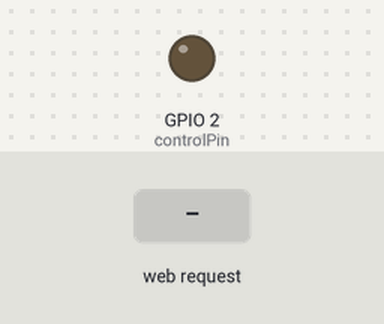
The sketch below on a simulated ESP32. On the bench: output pins drawn as LEDs (lit = HIGH). The test bench sets the inputs (shaded band). WiFi joins after 1.5 s; servers stay silent unless stated; what the sketch prints to the serial monitor is not drawn.

Above: at 3.2 s.
3.3 s: HTTP request GET /W_ON received
At 4.0 s:
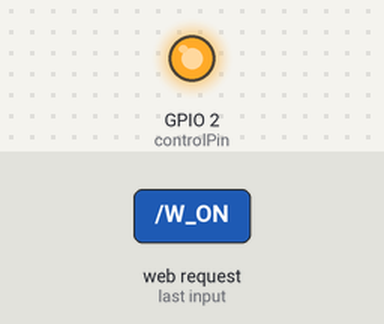
4.8 s: HTTP request GET /W_OFF received
At 5.1 s:
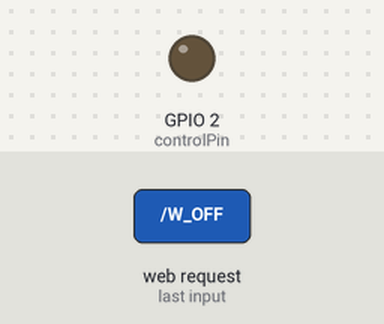
Timing chart, 0 to 7.8 s (numbered marks = the images above; inputs shaded):
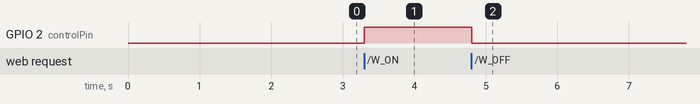

The sketch:

Blue_Light_Test.ino
```cpp
#include <WiFi.h>

// Replace with your network credentials
const char* ssid     = "utexas-iot";
const char* password = "153260095736g35923140";

// Set web server port number
WiFiServer server(80);

const int controlPin = 2;

void setup() {
  Serial.begin(115200);

  // Set pin 2 as output
  pinMode(controlPin, OUTPUT);
  digitalWrite(controlPin, LOW); // Initially LOW

  // Connect to Wi-Fi
  Serial.print("Connecting to WiFi");
  WiFi.begin(ssid, password);

  while (WiFi.status() != WL_CONNECTED) {
    delay(1000);
    Serial.print(".");
  }

  Serial.println("");
  Serial.println("WiFi connected.");
  Serial.println("IP address: ");
  Serial.println(WiFi.localIP());

  // Start the server
  server.begin();
}

void loop(){
  // Check if a client has connected
  WiFiClient client = server.available();

  if (client) {
    Serial.println("New Client connected.");
    String currentLine = "";

    // Read client request
    while (client.connected()) {
      if (client.available()) {
        char c = client.read();
        Serial.write(c);

        if (c == '\n') {
          // Handle keypress events
          if (currentLine.indexOf("GET /W_ON") >= 0) {
            digitalWrite(controlPin, HIGH);
            Serial.println("Pin 2 set to HIGH");
          }
          else if (currentLine.indexOf("GET /W_OFF") >= 0) {
            digitalWrite(controlPin, LOW);
            Serial.println("Pin 2 set to LOW");
          }

          // Send a simple HTTP response
          client.println("HTTP/1.1 200 OK");
          client.println("Content-type:text/html");
          client.println();
          client.println("<html><body><h1>ESP32 Web Server</h1>");
          client.println("<script>");
          client.println("document.addEventListener('keydown', function(event) {");
          client.println("  if (event.key === 'w' || event.key === 'W') {");
          client.println("    fetch('/W_ON');");
          client.println("  }");
          client.println("});");
          client.println("document.addEventListener('keyup', function(event) {");
          client.println("  if (event.key === 'w' || event.key === 'W') {");
          client.println("    fetch('/W_OFF');");
          client.println("  }");
          client.println("});");
          client.println("</script>");
          client.println("</body></html>");
          client.println();
          break;
        } else if (c != '\r') {
          currentLine += c;
        }
      }
    }
    // Close the connection
    client.stop();
    Serial.println("Client disconnected.");
  }
}
```

Measured:
- after the input at 3.3 s, GPIO 2 (controlPin): LOW → HIGH at once
- after the input at 4.8 s, GPIO 2 (controlPin): HIGH → LOW at once
